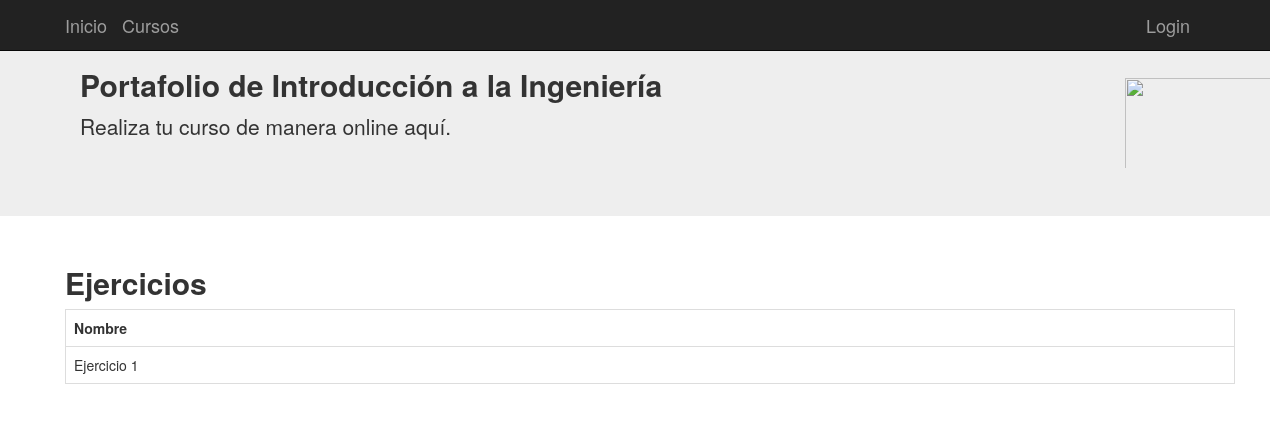
The app's page /ejercicios, older data.
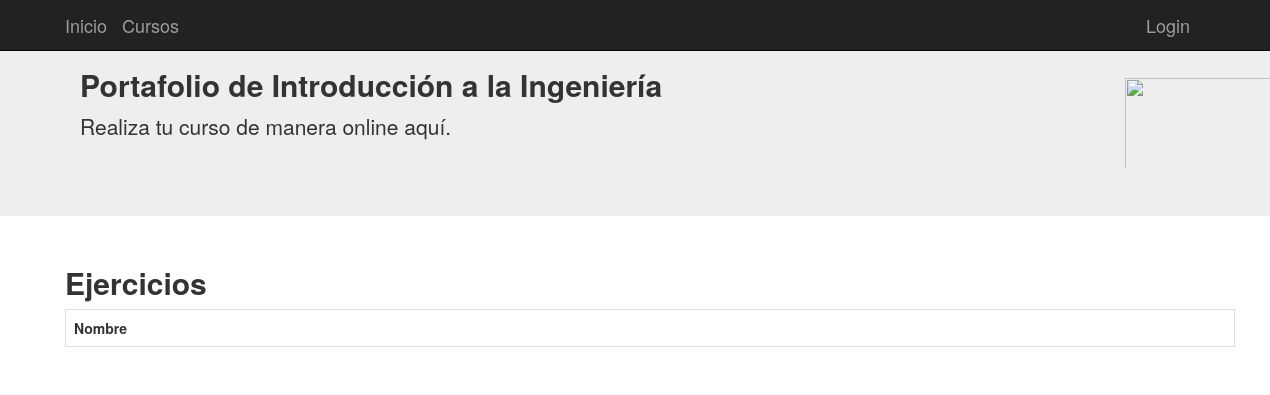
The same page, newer data.
### tables this page shows
CREATE TABLE ejercicios (
	id INTEGER NOT NULL, 
	titulo VARCHAR(100), 
	planteamiento VARCHAR(100), 
	"Cursoid" INTEGER NOT NULL, 
	PRIMARY KEY (id), 
	FOREIGN KEY("Cursoid") REFERENCES cursos (id)
);

### aplicacion/app.py (the view)
@app.route('/ejercicios')
def ejercicios():
    from aplicacion.models import Ejercicios ,Alumnos
    alum=Alumnos.query.all()
    ejercicios=Ejercicios.query.all()
    print(ejercicios)
    return render_template("ejercicios.html", ejercicios=ejercicios,alum=alum)

### aplicacion/models.py (called while the page is built)
    def __repr__(self):
        return (u'<{self.__class__.__name__}: {self.id}>'.format(self=self))

### aplicacion/templates/ejercicios.html (shortened to what this page needs)
{% extends "base.html" %}
{% block contenido %}
<div class="container">
  <div class="row">
    <h2><b>Ejercicios</b></h2>
    <div class="list-group">
      <table class="table table-bordered">
          <tr>
            <th>Nombre</th>
          </tr>
      {% for eje in ejercicios %}
        <tr>
          <td>{{eje.titulo}}</td>
        </tr>
      {% endfor %}
      </table>
    </div>
  </div>
</div>
{% endblock %}

Row changes from the older to the newer data that the page shows:
removed ejercicios: titulo "Ejercicio 1"
